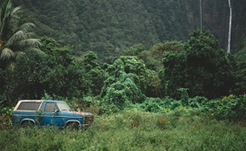
#> input picture lab6/img/InputImage.png, 246 x 151 px
$ jupyter execute lab6.ipynb
#> lines starting #> are read from the running program, lines starting #| are printed output that depends on the picture; after the words box and inside, x2 and y2 are one past the last pixel; in counts of white or black regions, pixels touching at a corner belong together
<h2 align="center">Лабораторна робота №6</h2>
<p style="margin-left: 70%">Роботу виконав студент з групи ФІ-21, Беркута Володимир</p>
<p style="margin-left: 50px"><i><b>Тема роботи:</b></i> "Цифрова стеганографія засобами найменш значущого біта".</br>
<i><b>Мета роботи:</b></i> навчитисб вбудовувати цифровий водяний знак у зображення методом найменшого значущого біта.</p>

<h2 align="center">Завдання до лабораторної роботи</h2>
<ol>
    <li>Ознайомитись із усіма теоретичними відомостями до лабораторної роботи.</li>
    <li>Виконати проєктування програмного додатку для PC, який:</li>
        <ol style="list-style-type:lower-alpha">
            <li>Виконує вбудовування водяного знаку зображення. Для процесу вбудовування водяний знак перетворити до бінарного(чорно-білого, не сірого!). Використати для вбудовування метод найменш значущого біта. Параметр "номер бітової площини"(натуральне число, менше за 9) вивести на форму головного вікна для відображення різниці в результатах вбудовування. Водяний знак вбудовувати у канал <i>Blue</i>. Передбачити випадок різних розмірів вхідного зображення (контейнера) та водяного знаку. Якщо вхідне зображення більше за водяний знак, виконати вбудування циклічно та періодично для всього вхідного зображення (замостити вхідне зображення водяним знаком). Якщо вхідне зображення менше за водяний знак, вбудувати частину водяного знаку для всього вхідного зображення.</li>
            <li>Здійснити вбудовування текстової інформації (яка представленна побітово) у вхідне зображення на основі методу найменшого значущого біта.</li>
            <li>Додатковий бал передбачається з встворення методу, який виконує вилучення водяного знаку із заповненого контейнера (зображення з водяним знаком) для завдання 7 даної лабораторної роботи.</li>
        </ol>
    <li>Усі пункти завдання лабораторної роботи виконати в одному багатовіконному програмному додатку.</li>
    <li>Навести основні етапи проєктування додатку, зокрема, вкзаати діаграму класів, діаграму пакетів та діаграму прецедентів користування додатком.</li>

<h2 align="center">Виконання лабораторної роботи</h2>

[cell 1]
import matplotlib.pyplot as plt
import numpy as np
import cv2 as cv
import warnings

warnings. filterwarnings('ignore')

input_img = cv.imread("./img/InputImage.png")
#> input_img is the input picture: shape (151, 246, 3); mean B, G, R 62.1, 81.4, 66.1
input_img = cv.cvtColor(input_img, cv.COLOR_BGR2RGB)

small_input_img = cv.resize(input_img, (int(input_img.shape[1]/3), int(input_img.shape[0]/3)) )
big_input_img = cv.resize(input_img, (input_img.shape[1]*3, input_img.shape[0]*3) )

wm = cv.imread("./img/WM.png")
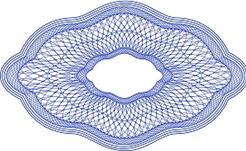
#> input picture lab6/img/WM.png, 246 x 151 px
#> wm is the input picture: shape (151, 246, 3); mean B, G, R 227.7, 207.8, 202.5
wm = cv.cvtColor(wm, cv.COLOR_BGR2RGB)

fig, ax = plt.subplots(1, 4, figsize=(24, 6))

ax[0].set_title("Зображення поменше")
ax[0].imshow(small_input_img)
ax[0].set_xticks([])
ax[0].set_yticks([])

ax[1].set_title("Зображення нормальне")
ax[1].imshow(input_img)
ax[1].set_xticks([])
ax[1].set_yticks([])

ax[2].set_title("Зображення побільше")
ax[2].imshow(big_input_img)
ax[2].set_xticks([])
ax[2].set_yticks([])

ax[3].set_title("Водяний знак")
ax[3].imshow(wm)
ax[3].set_xticks([])
ax[3].set_yticks([])

print("Setup complete")

<h3 align="center">Пре операції для керування бітовою площиною</h3>

[cell 2]
fig, ax = plt.subplots()
test_array = np.array([[[64,   0,   64], [255, 128, 255]],
                       [[255, 128, 255], [64,   0,   64]]]).astype("uint8")
ax.imshow(test_array)
ax.set_xticks([])
ax.set_yticks([])
display()
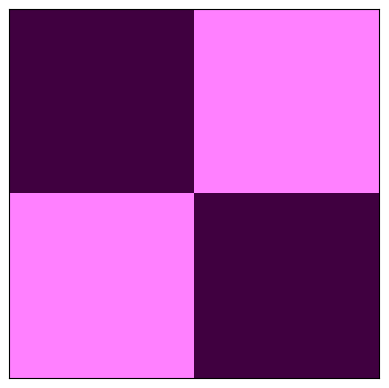
#> figure drawn by matplotlib, 1 panel

[cell 3]
def to_binary(x):
    return format(x, '08b')

_to_binary = np.vectorize(to_binary)

[cell 4]
bin_test_array = _to_binary(test_array)
bin_test_array

[cell 5]
def get_bin_space(arr: np.ndarray, bin_space: int) -> np.ndarray[str] | None:
#> called with arr = array of shape (2, 2, 3), bin_space = 7
    if 1>bin_space or bin_space>8:
        print(f"Bin space number is not correct: {bin_space}")
        return None
    bin_space = 8 - bin_space

    arr_shape = arr.shape
    add_arr = np.reshape(arr.copy(), arr.size)
    for i in range(arr.size):
        add_arr[i] = add_arr[i][bin_space]
    return np.reshape(add_arr, arr_shape)

[cell 6]
bin_arr = get_bin_space(bin_test_array, 7)
bin_arr

[cell 7]
def change_bin_space(arr: np.ndarray, bin_arr: np.ndarray, bin_space: int) -> np.ndarray[str] | None:
#> called with arr = array of shape (2, 2, 3), bin_arr = array of shape (2, 2, 3), bin_space = 1
    if 1>bin_space or bin_space>8:
        print(f"Bin space number is not correct: {bin_space}")
        return None
    bin_space = 8 - bin_space

    if arr.shape!=bin_arr.shape:
        print(f"Error shape: arr shape is {arr.shape}, bin_arr shape is {bin_arr.shape}")
        return None

    arr_shape = arr.shape
    bin_arr = np.reshape(bin_arr, bin_arr.size)

    add_arr = np.reshape(arr.copy(), arr.size)
    for i in range(arr.size):
        add_arr[i] = add_arr[i][:bin_space]+bin_arr[i]+add_arr[i][bin_space+1:]

    return np.reshape(add_arr, arr_shape)

[cell 8]
change_bin_space(bin_test_array, bin_arr, 1)

[cell 9]
back_to_int = np.vectorize(lambda x: int(x, 2))

[cell 10]
back_to_int(change_bin_space(bin_test_array, bin_arr, 1))

[cell 11]
def xor_bin_space(arr: np.ndarray, bin_arr: np.ndarray, bin_space: int) -> np.ndarray[str] | None:
#> called with arr = array of shape (2, 2, 3), bin_arr = array of shape (2, 2, 3), bin_space = 1
    if 1>bin_space or bin_space>8:
        print(f"Bin space number is not correct: {bin_space}")
        return None
    bin_space = 8 - bin_space

    if arr.shape!=bin_arr.shape:
        print(f"Error shape: arr shape is {arr.shape}, bin_arr shape is {bin_arr.shape}")
        return None

    arr_shape = arr.shape
    bin_arr = np.reshape(bin_arr, bin_arr.size)

    add_arr = np.reshape(arr.copy(), arr.size)
    for i in range(arr.size):
        xor_value = int(add_arr[i][bin_space])^int(bin_arr[i])  # -> int
        add_arr[i] = add_arr[i][:bin_space]+str(xor_value)+add_arr[i][bin_space+1:]

    return np.reshape(add_arr, arr_shape)

[cell 12]
xor_bin_space(bin_test_array, bin_arr, 1)

[cell 13]
xor_bin_space(xor_bin_space(bin_test_array, bin_arr, 1), bin_arr, 1)

<h3 align="center">Пре операція для WM</h3>

[cell 14]
def get_bw_wm(wm: np.ndarray) -> np.ndarray:
    gray_wm = cv.cvtColor(wm, cv.COLOR_RGB2GRAY)
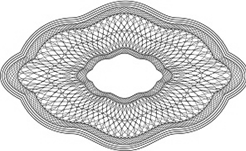
#> gray_wm: shape (151, 246); min 51, max 255, mean 208.5
    (thresh, bw_wm) = cv.threshold(gray_wm, 128, 255, cv.THRESH_BINARY | cv.THRESH_OTSU)
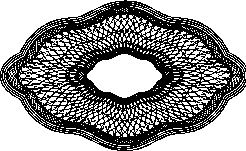
#> bw_wm: shape (151, 246); 57.8% white; 1 black region, box (x1, y1, x2, y2) and area: (0, 0, 246, 151) 15676
#> thresh = 201
    return bw_wm

[cell 15]
fig, ax = plt.subplots()
bw_wm = get_bw_wm(wm)
ax.imshow(bw_wm, cmap="gray")
ax.set_xticks([])
ax.set_yticks([])
display()

Розглаянемо випадок коли пітрібно циклічно вбудувати WM

[cell 16]
def get_resized_bw_wm(bw_wm: np.ndarray, resized_shape: tuple) -> np.ndarray:
#> called with resized_shape = (1000, 1000)
    resized_wm = np.zeros(resized_shape)
    h, w = bw_wm.shape[:2]
#> h = 151; w = 246
    dh = resized_shape[0]/bw_wm.shape[0]
#> dh = 6.62
    dw = resized_shape[1]/bw_wm.shape[1]
#> dw = 4.07

    for i in range( int(np.ceil(dh)) ):

        if (i + 1) * h > resized_shape[0]:
            border_height = resized_shape[0]
        else:
            border_height = (i + 1) * h

        for j in range( int(np.ceil(dw)) ):

            if (j + 1) * w > resized_shape[1]:
                border_width = resized_shape[1]
            else:
                border_width = (j + 1) * w

            resized_wm[i * h: border_height, j * w: border_width] = bw_wm[0: border_height - i * h, 0: border_width - j * w]
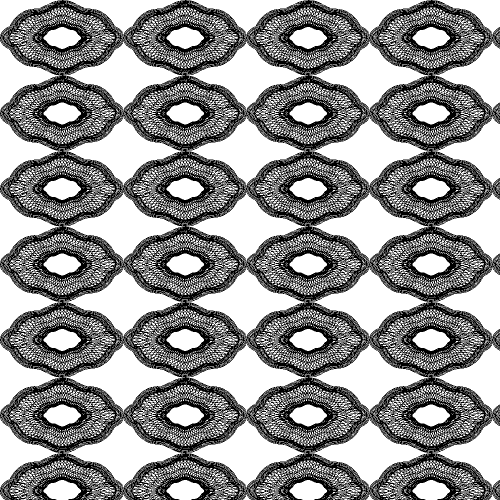
#> resized_wm: shape (1000, 1000) float64 (shown at 1/2 size); 58.1% white; 1 black region, box (x1, y1, x2, y2) and area: (0, 0, 1000, 1000) 419029
    return resized_wm

[cell 17]
resized_bw_wm = get_resized_bw_wm(bw_wm, (1000, 1000))
print((resized_bw_wm//255).astype("int8").astype("str"))
#> (printed output is left out)
fig, ax = plt.subplots()
bw_wm = get_bw_wm(wm)
ax.imshow(resized_bw_wm, cmap="gray")
ax.set_xticks([])
ax.set_yticks([])
display()

[cell 18]
resized_bw_wm = get_resized_bw_wm(bw_wm, (200, 100))
#> call 2 of get_resized_bw_wm, with resized_shape = (200, 100)
#> after the loop in get_resized_bw_wm (call 2), `for i in range( int(np.ceil(dh)) ):`:
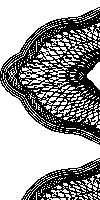
#> resized_wm: shape (200, 100) float64; 62.9% white; black in thin lines or dots

fig, ax = plt.subplots()
bw_wm = get_bw_wm(wm)
ax.imshow(resized_bw_wm, cmap="gray")
ax.set_xticks([])
ax.set_yticks([])
display()

<h3 align="center">Процес для вбудовування WM до Input Image</h3>

<h4 align="center">Зміна бітової площини</h4>

[cell 19]
def img_bit_space_change(_input_img: np.ndarray, _wm: np.ndarray, bin_space: int, color_chanel: int) -> np.ndarray:
    ii = _input_img.copy()

    bw_WM = get_bw_wm(_wm.copy())
    WM = get_resized_bw_wm(bw_WM, ii.shape[:2])
    bin_WM = (1-WM//255).astype("int8").astype("str")

    bin_input_img = _to_binary(ii[:, :, color_chanel])

    changed_img = change_bin_space(bin_input_img, bin_WM, bin_space)

    ii[:, :, color_chanel] = back_to_int(changed_img).astype("uint8")
    return ii

[cell 20]
test_img_by_change = img_bit_space_change(input_img, wm, 8, 2)

fig, ax = plt.subplots(1, 3, figsize=(24, 8))

ax[0].set_title("Зображення поменше")
ax[0].imshow(img_bit_space_change(small_input_img, wm, 8, 2))
#> call 4 of get_resized_bw_wm, with resized_shape = (50, 82)
#> after the loop in get_resized_bw_wm (call 4), `for i in range( int(np.ceil(dh)) ):`:
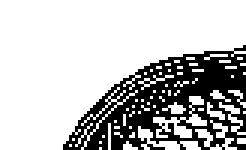
#> resized_wm: shape (50, 82) float64 (shown 3 times larger); 74.5% white; black in thin lines or dots, all inside (x1, y1, x2, y2) = (21, 15, 82, 50)
ax[0].set_xticks([])
ax[0].set_yticks([])

ax[1].set_title("Зображення нормальне")
ax[1].imshow(img_bit_space_change(input_img, wm, 8, 2))
ax[1].set_xticks([])
ax[1].set_yticks([])

ax[2].set_title("Зображення побільше")
ax[2].imshow(img_bit_space_change(big_input_img, wm, 8, 2))
#> call 4 of img_bit_space_change, with bin_space = 8, color_chanel = 2
#> after the loop in get_resized_bw_wm (call 6), `for i in range( int(np.ceil(dh)) ):`:
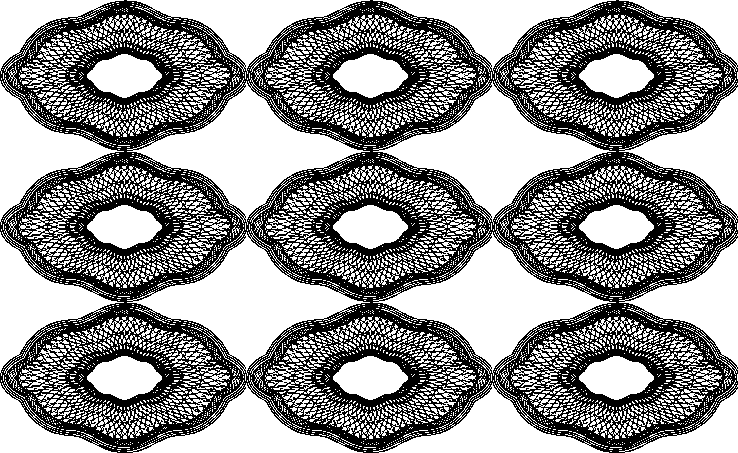
#> resized_wm: shape (453, 738) float64; 57.8% white; 1 black region, box (x1, y1, x2, y2) and area: (0, 0, 738, 453) 141084
#> in img_bit_space_change (call 4), `ii[:, :, color_chanel] = back_to_int(changed_img).astype("uint8")`:
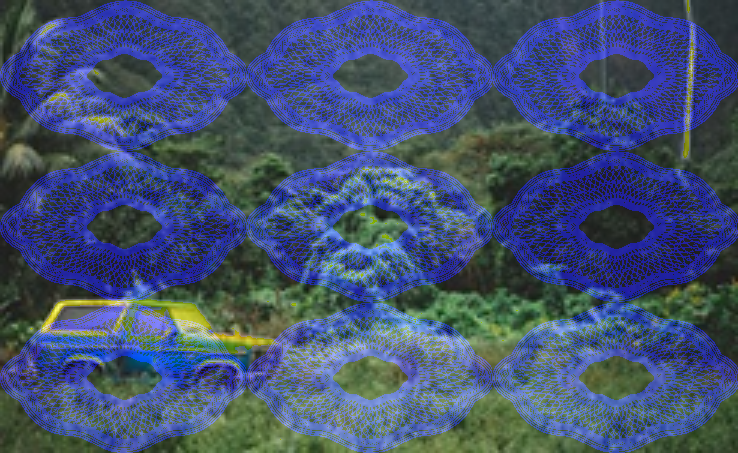
#> ii: shape (453, 738, 3); mean R, G, B 66, 81.3, 113.8
ax[2].set_xticks([])
ax[2].set_yticks([])
display()

<h4 align="center">Вбудування за допомогою xor і вилучення WM з контейнера</h4>

[cell 21]
def img_bit_space_xor(_input_img: np.ndarray, _wm: np.ndarray, bin_space: int, color_chanel: int) -> np.ndarray:
    ii = _input_img.copy()

    bw_WM = get_bw_wm(_wm.copy())
    WM = get_resized_bw_wm(bw_WM, ii.shape[:2])
    bin_WM = (1-WM//255).astype("int8").astype("str")

    bin_input_img = _to_binary(ii[:, :, color_chanel])

    changed_img = xor_bin_space(bin_input_img, bin_WM, bin_space)

    ii[:, :, color_chanel] = back_to_int(changed_img).astype("uint8")
#> ii: shape (151, 246, 3)
    return ii

[cell 22]
test_img_by_xor = img_bit_space_xor(input_img, wm, 8, 2)
test_img_by_xor2 = img_bit_space_xor(test_img_by_xor, wm, 8, 2)


fig, ax = plt.subplots(2, 3, figsize=(24, 8))
ax[0, 0].set_ylabel("xor застосований 1 раз")
ax[0, 0].set_title("Зображення поменше")
ax[0, 0].imshow(img_bit_space_xor(small_input_img, wm, 8, 2))
ax[0, 0].set_xticks([])
ax[0, 0].set_yticks([])

ax[0, 1].set_title("Зображення нормальне")
ax[0, 1].imshow(img_bit_space_xor(input_img, wm, 8, 2))
ax[0, 1].set_xticks([])
ax[0, 1].set_yticks([])

ax[0, 2].set_title("Зображення побільше")
ax[0, 2].imshow(img_bit_space_xor(big_input_img, wm, 8, 2))
ax[0, 2].set_xticks([])
ax[0, 2].set_yticks([])


ax[1, 0].set_ylabel("xor застосований 2 раз")
ax[1, 0].imshow(img_bit_space_xor(img_bit_space_xor(small_input_img, wm, 8, 2), wm, 8, 2))
ax[1, 0].set_xticks([])
ax[1, 0].set_yticks([])

ax[1, 1].imshow(img_bit_space_xor(img_bit_space_xor(input_img, wm, 8, 2), wm, 8, 2))
ax[1, 1].set_xticks([])
ax[1, 1].set_yticks([])

ax[1, 2].imshow(img_bit_space_xor(img_bit_space_xor(big_input_img, wm, 8, 2), wm, 8, 2))
ax[1, 2].set_xticks([])
ax[1, 2].set_yticks([])
display()

<h3 align="center">Вбудовування тексту в зображення</h3>

<h4 align="center">Пре операції до вбодування тексту в зображення</h4>

[cell 23]
def str_to_bin_8(string):
    binary_string = ''.join(format(ord(char), '08b') for char in string)
    return binary_string

[cell 24]
bin_str_test = str_to_bin_8("hello world")
bin_str_test

[cell 25]
array_text = np.array(list(bin_str_test))
print(f"Array of text on bin: {array_text}")
print(f"Size of this array: {array_text.size}")
print(np.array(list(format(array_text.size, '032b'))).size)

test_concat_text_arr = np.concatenate([np.array(list(format(array_text.size, '032b'))), array_text])
test_concat_text_arr

[cell 26]
test_size_text = format(array_text.size, '032b')
''.join(test_concat_text_arr[:32])
int(''.join(test_concat_text_arr[:32]), 2)

[cell 27]
def change_bin_space_for_text(arr: np.ndarray, bin_array_text: np.ndarray, bin_space: int) -> np.ndarray[str] | None:
#> called with arr = array of shape (50, 82), bin_array_text = array of shape (3520,), bin_space = 8
    if 1>bin_space or bin_space>8:
        print(f"Bin space number is not correct: {bin_space}")
        return None
    bin_space = 8 - bin_space

    bin_array_text = np.concatenate([np.array(list(format(bin_array_text.size, '032b'))),
                                     bin_array_text])
    print(np.array(list(format(bin_array_text.size, '032b'))).size)
    if arr.size < bin_array_text.size:
        print(f"Error shape: arr shape is {arr.size}, bin_arr shape is {bin_array_text.size}")
        return None

    arr_shape = arr.shape

    add_arr = np.reshape(arr.copy(), arr.size)
    for i in range(bin_array_text.size):
        add_arr[i] = add_arr[i][:bin_space]+bin_array_text[i]+add_arr[i][bin_space+1:]

    return np.reshape(add_arr, arr_shape)

<h4 align="center">Функція вбудування тексту в зображення</h4>

[cell 28]
def img_bit_space_text(_input_img: np.ndarray, text: str, bin_space: int, color_chanel: int) -> np.ndarray:
    ii = _input_img.copy()

    text_to_bin = str_to_bin_8(text)
    text_to_array_bin = np.array(list(text_to_bin))

    bin_input_img = _to_binary(ii[:, :, color_chanel])
    changed_img = change_bin_space_for_text(bin_input_img, text_to_array_bin , bin_space)

    ii[:, :, color_chanel] = back_to_int(changed_img).astype("uint8")
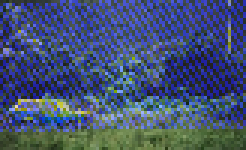
#> ii: shape (50, 82, 3) (shown 3 times larger); mean R, G, B 66.2, 81.5, 114.7
    return ii

[cell 29]
text = "ZZZZZZZZZZZZZZZZZZZZZZZZZZZZZZZZZZZZZZZZZZZZZZZZZZZZZZZ"*8
test_img_with_text = img_bit_space_text(small_input_img, text, 8, 2)


fig, ax = plt.subplots(figsize=(24, 8))
ax.set_title("Зображення із вбудованим текстом")
ax.imshow(test_img_with_text)
ax.set_xticks([])
ax.set_yticks([])
display()

<h4 align="center">Процес отримання тексту із зображення</h4>

[cell 30]
def bin_to_str(binary_string):
    chunks = [binary_string[i:i+8] for i in range(0, len(binary_string), 8)]
    char_list = [chr(int(chunk, 2)) for chunk in chunks]
    original_string = ''.join(char_list)
    return original_string

bin_to_str(str_to_bin_8("Hello world_check SOME symbols!"))

[cell 31]
def img_get_text(_input_img: np.ndarray, bin_space: int, color_chanel: int) -> str:
    ii = _input_img
    ii_to_bin = _to_binary(ii[:, :, color_chanel])
    ii_to_bin = np.reshape(ii_to_bin, ii_to_bin.size)
    ii_of_bin_space = get_bin_space(ii_to_bin, bin_space)
